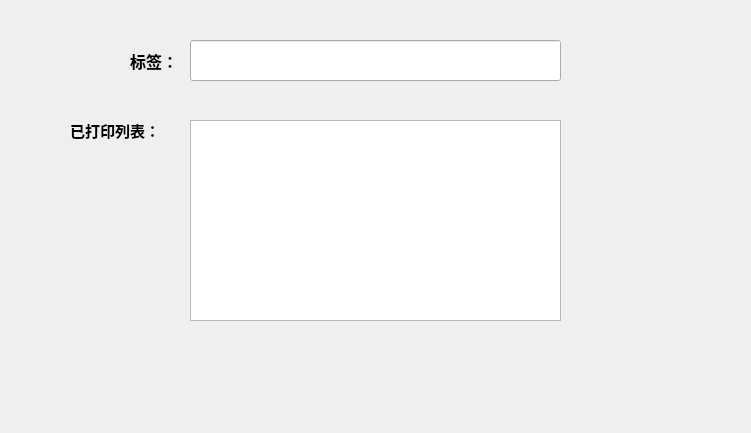
<?xml version="1.0" encoding="UTF-8"?>
<ui version="4.0">
 <class>DialogSge</class>
 <widget class="QDialog" name="DialogSge">
  <property name="geometry">
   <rect>
    <x>0</x>
    <y>0</y>
    <width>751</width>
    <height>433</height>
   </rect>
  </property>
  <property name="windowTitle">
   <string>Dialog</string>
  </property>
  <widget class="QLineEdit" name="lineEdit">
   <property name="geometry">
    <rect>
     <x>190</x>
     <y>40</y>
     <width>371</width>
     <height>41</height>
    </rect>
   </property>
  </widget>
  <widget class="QLabel" name="label">
   <property name="geometry">
    <rect>
     <x>130</x>
     <y>30</y>
     <width>51</width>
     <height>61</height>
    </rect>
   </property>
   <property name="font">
    <font>
     <family>Aharoni</family>
     <pointsize>12</pointsize>
     <weight>75</weight>
     <bold>true</bold>
    </font>
   </property>
   <property name="text">
    <string>标签：</string>
   </property>
  </widget>
  <widget class="QPlainTextEdit" name="plainTextEdit">
   <property name="geometry">
    <rect>
     <x>190</x>
     <y>120</y>
     <width>371</width>
     <height>201</height>
    </rect>
   </property>
  </widget>
  <widget class="QLabel" name="label_2">
   <property name="geometry">
    <rect>
     <x>70</x>
     <y>100</y>
     <width>111</width>
     <height>61</height>
    </rect>
   </property>
   <property name="font">
    <font>
     <family>Aharoni</family>
     <pointsize>11</pointsize>
     <weight>75</weight>
     <bold>true</bold>
    </font>
   </property>
   <property name="text">
    <string>已打印列表：</string>
   </property>
  </widget>
 </widget>
 <resources/>
 <connections/>
</ui>
